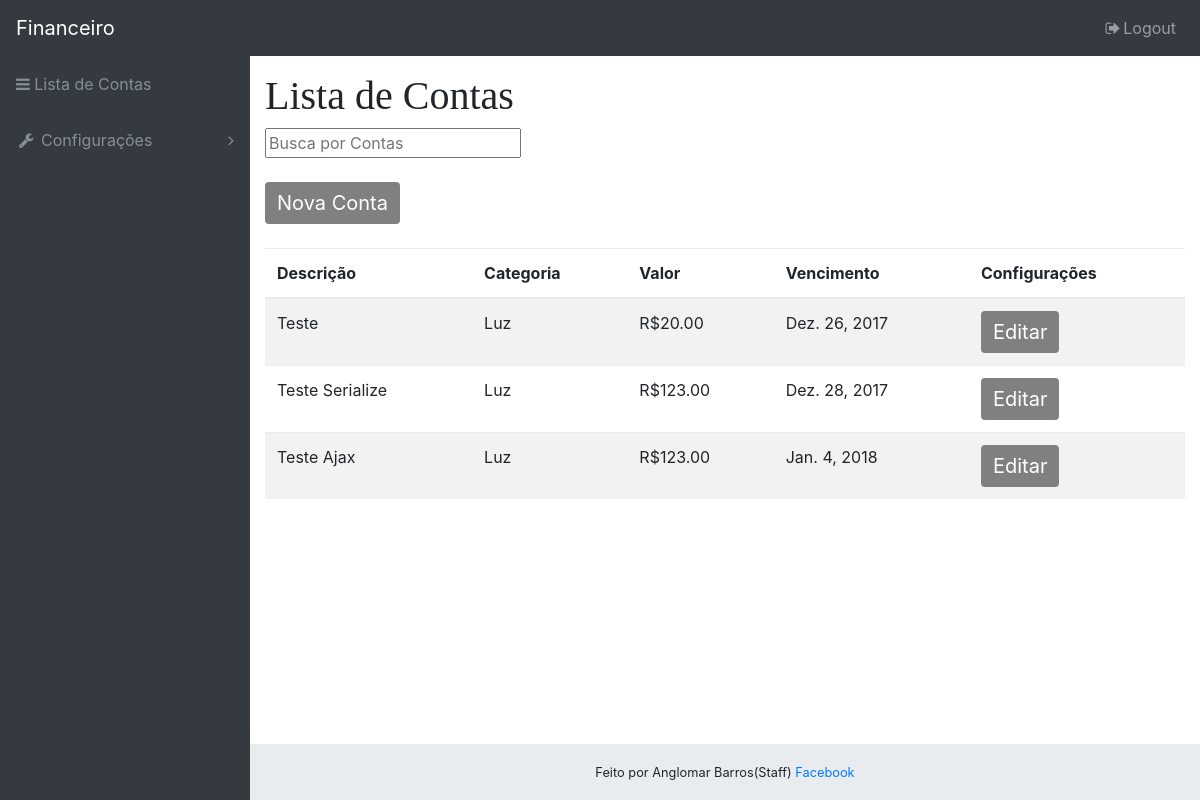
The page / (signed in) on the database as committed earlier.
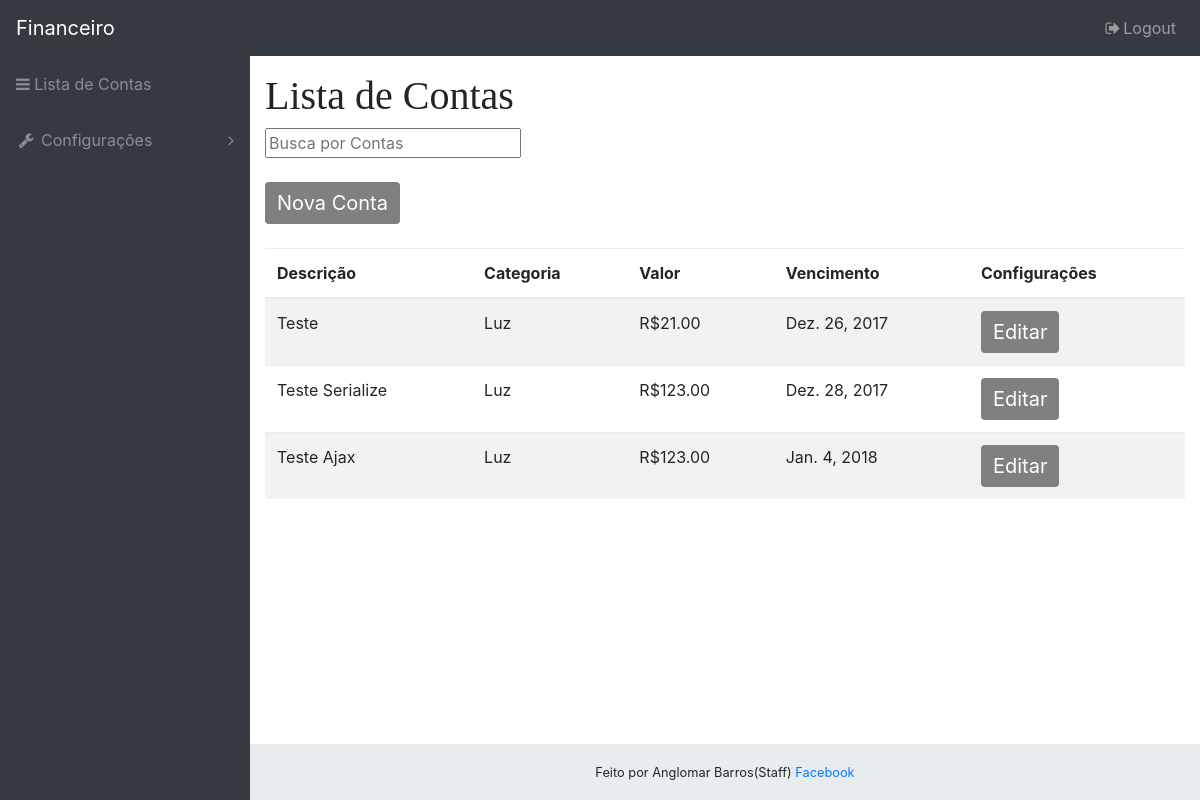
The same page on the database as committed later.
### core/models/controle.py (models this page shows, shortened)
class Conta(models.Model):
    descricao = models.CharField("Descrição", max_length=100, blank=False)
    categoria = models.ForeignKey(Categoria, verbose_name="Categoria", blank=False)
    valor = models.DecimalField("Valor", max_digits=9, decimal_places=2, blank=False)
    vencimento = models.DateField("Vencimento", blank=False)

class Categoria(models.Model):
    nome = models.CharField("Nome", max_length=100, blank=False)
    ativa = models.BooleanField("Ativa", default=True)

### core/views/controle.py (the view)
# urls.py: url(r'^$',controle.inicio, name="inicio"),
@login_required
def inicio(request):
    dados = {}
    dados['lista_conta'] = Conta.objects.all()
    return render(request, 'core/lista_conta.html', dados)

### templates/core/lista_conta.html (shortened to what this page needs)
{% extends 'base.html' %}
{% block conteudo %}
    <h1>Lista de Contas</h1>
    <input type="text" id="buscaConta" onkeyup="myFunction()" placeholder="Busca por Contas" title="buscaConta"><br><br>
    <button class="btn btn-primary" id="toggleNavColor" data-toggle="modal" data-target="#novaConta">Nova Conta</button><br><br>
    <div class="table-responsive">
    <table class="table table-striped table-hover" id="Contas">
        <thead>
            <tr>
                <th>Descrição</th>
                <th>Categoria</th>
                <th>Valor</th>
                <th>Vencimento</th>
                <th>Configurações</th>
            </tr>
        </thead>
        <tbody>
        {% for c in lista_conta %}
            <tr>
                <td>{{ c.descricao }}</td>
                <td>{{ c.categoria.nome }}</td>
                <td>R${{ c.valor }}</td>
                <td>{{ c.vencimento }}</td>
                <td><a class="btn btn-primary" href="{% url 'dado_editado' c.id %}" id="toggleNavColor">Editar</a></td>
            </tr>
        {% endfor %}
        </tbody>
    </table>
    </div>
{% endblock %}

Rows that differ between the two databases and show on the page:
changed Conta "Teste": valor "20.00" → "21.00"
